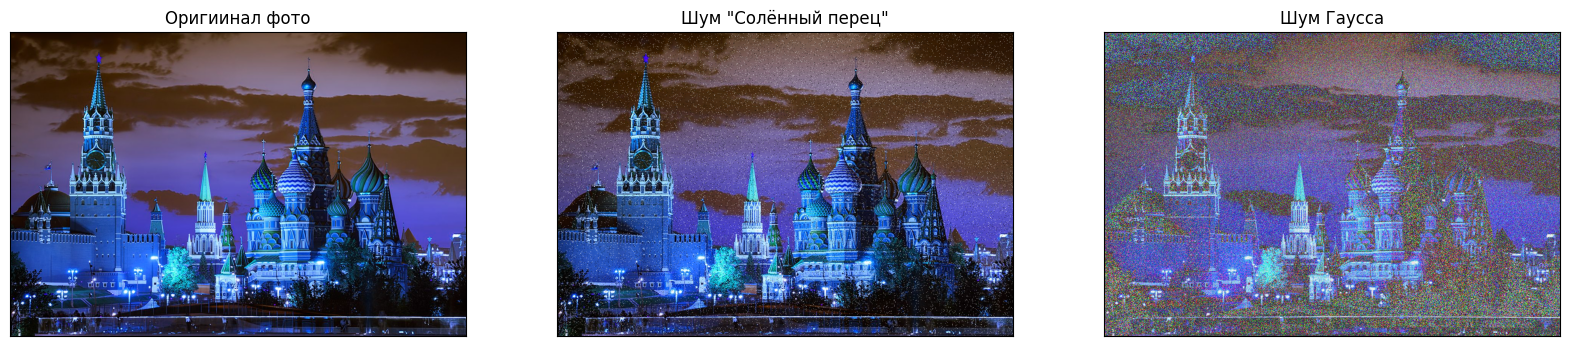

Here is the Python script that generated this plot:
import cv2
import random
import numpy as np
from matplotlib import pyplot as plt

img = cv2.imread(r"image")#записываю изображние


def sp_noise(image,prob):#передаю пропорцию и изображение

    output = np.zeros(image.shape,np.uint8)#создаю нулевую матрицу shape - возвращает высоту ширину и каналы,uint8 - Целые числа в диапазоне от -128 по 127 (числа размером 1 байт).
    thres = 1 - prob # устанавливаю порог 

    for i in range(image.shape[0]):#проход по ширине
        for j in range(image.shape[1]):#проход по высоте
            rdn = random.random()
            if rdn < prob:# если порог больше сгенирированного n(0,1)
                output[i][j] = 0 # "солинка"
            elif rdn > thres:
                output[i][j] = 255 # максимальный оттенок цвета
            else:
                output[i][j] = image[i][j] #дефолт

    return output


def gasuss_noise(image, mean=0, var=0.001): # мат. ожидание и мат. отклоление    
    image = np.array(image/255, dtype=float) # приобразование к N от 0 до 1
    noise = np.random.normal(mean, var ** 0.5, image.shape) # создание единицы шума 
    out = image + noise # шум + изображние
    if out.min() < 0:
        low_clip = -1. #добавление минимального порога массива 
    else:
        low_clip = 0.#дефолт
    out = np.clip(out, low_clip, 1.0)#добовление границ выходного массива
    out = np.uint8(out*255)#возвращение в исходное состояние 

    return out

#    ,   0,02
out1 = sp_noise(img, prob=0.02)

# Добавить гауссовский шум, среднее значение 0, а дисперсия составляет 0,03
out2 = gasuss_noise(img, mean=0, var=0.03)


# Отображать изображение
titles = ['Оригиинал фото', 'Шум "Солённый перец"','Шум Гаусса']
images = [img, out1, out2]# массив с картинками 

plt.figure(figsize = (20, 15))#размеры фигур на окне plot
for i in range(3):# т.к 3 картинки
    plt.subplot(1,3,i+1)#3 картинки и счетчик
    plt.imshow(images[i])# картинка с индексом
    plt.title(titles[i])#названия
    plt.xticks([]),plt.yticks([])#вывод осей
plt.show()
